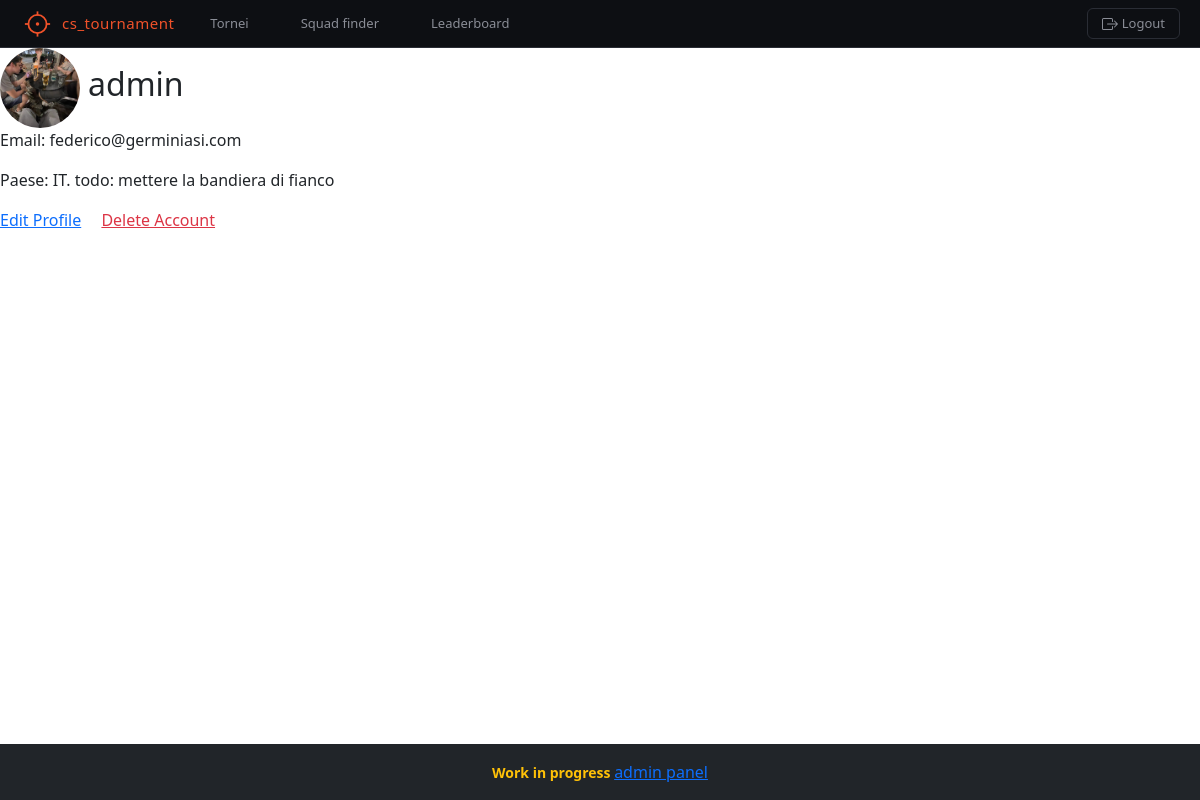
The page /profile/ (signed in) on the database as committed earlier.
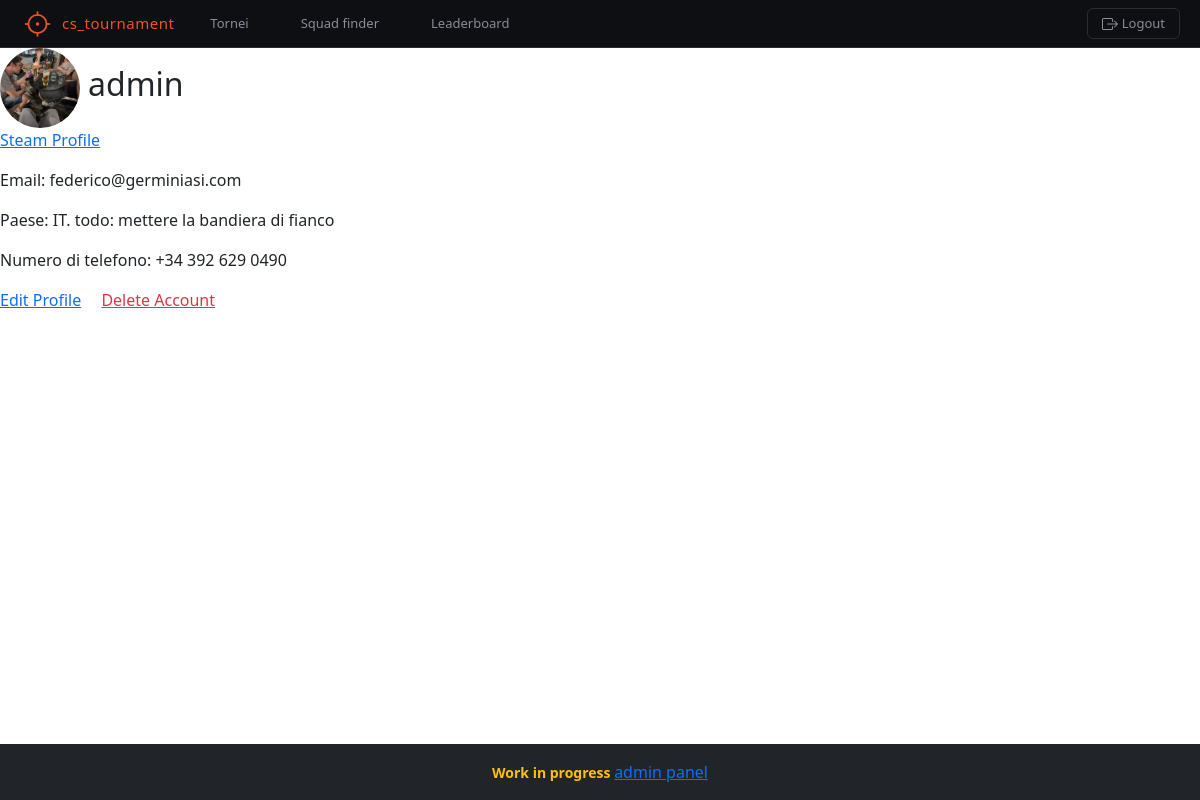
The same page on the database as committed later.
### core/models.py (models this page shows, shortened)
class User(AbstractUser):
    paese = models.CharField(max_length=100, blank=True, null=True)
    phone_number = models.CharField(max_length=20, blank=True, null=True)
    profile_picture = models.ImageField(upload_to='profile_pictures/', default='profile_pictures/default.png')
    steam_url = models.URLField(blank=True, null=True)
    class Meta:
        ordering = ['-username']

### core/views.py (the view)
# urls.py: path('profile/', ProfileView.as_view(), name='view_profile'),
class ProfileView(LoginRequiredMixin, TemplateView):
    template_name = 'user/profile.html'
    login_url = '/login/'

### core/context_processors.py (called while the page is built)
def debug_processor(request):
    return {
        "debug": settings.DEBUG
    }

### core/templates/user/profile.html (shortened to what this page needs)
{% extends 'base.html' %}
{% block content %}
    {% if user.is_authenticated %}
        <div class="d-flex align-items-center gap-2">
            {% if user.profile_picture %}
                <img src="{{ user.profile_picture.url }}"
                    alt="Profile Picture"
                    class="rounded-circle"
                    width="80"
                    height="80"
                    style="object-fit: cover;">
            {% else %}
                <div class="rounded-circle bg-secondary d-flex justify-content-center align-items-center"
                    style="width:80px; height:80px;">
                    <i class="bi bi-person-fill text-white"></i>
                </div>
            {% endif %}
            <span class="fw-semibold">
                <h2>{{ user.username }}</h2>
            </span>
        </div>
        {% if user.steam_url %}
            <p><a href="{{ user.steam_url }}" target="_blank">Steam Profile</a></p>
        {% endif %}
        {% if user.email %}
            <p>Email: {{ user.email }}</p>
        {% endif %}
        {% if user.paese %}
            <p>Paese: {{ user.paese }}. todo: mettere la bandiera di fianco</p>
        {% endif %}
        {% if user.phone_number %}
            <p>Numero di telefono: {{ user.phone_number }}</p>
        {% endif %}
        <a href="/edit-profile/">Edit Profile</a>
        <a href="/delete-account/" class="text-danger ms-3">Delete Account</a>
    {% else %}
        <p>Devi essere autenticato per vedere il tuo profilo.</p>
    {% endif %}
{% endblock %}

Rows that differ between the two databases and show on the page:
changed User "admin": phone_number (not shown) → "+34 392 629 0490"
Other text that changed with them:
text now shown: "Steam Profile Numero di telefono:"
